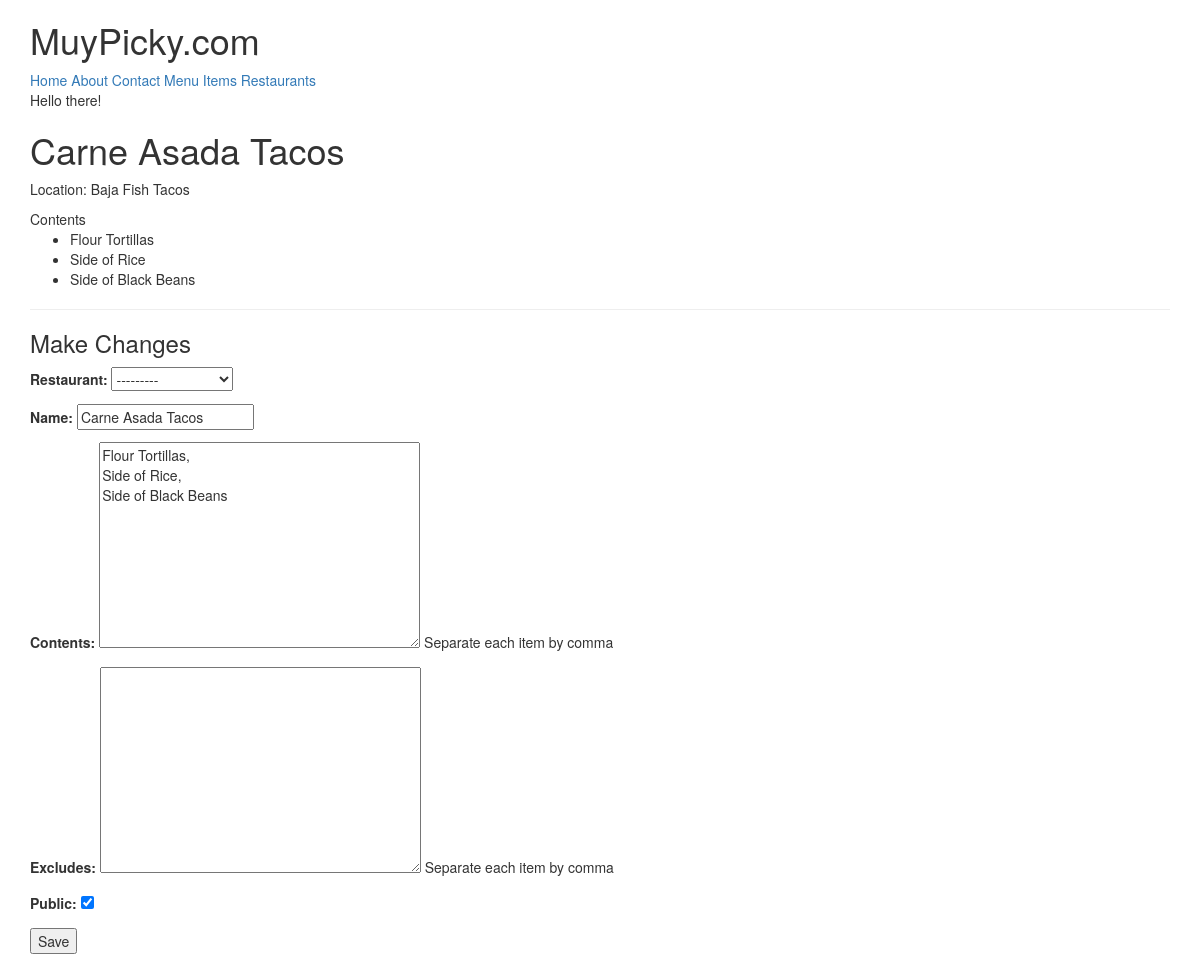
Page /items/2/ (signed in) on the committed database.
### menus/models.py (models this page shows, shortened)
class Item(models.Model):
    user        = models.ForeignKey(settings.AUTH_USER_MODEL)
    restaurant  = models.ForeignKey(RestaurantLocation)
    name        = models.CharField(max_length=120)
    contents    = models.TextField(help_text='Separate each item by comma')
    excludes    = models.TextField(blank=True, null=True, help_text='Separate each item by comma')
    public      = models.BooleanField(default=True)
    timestamp   = models.DateTimeField(auto_now_add=True)
    updated     = models.DateTimeField(auto_now=True)
    class Meta:
        ordering = ['-updated', '-timestamp']
    def get_contents(self):
        return self.contents.split(",")

### restaurants/models.py (models this page shows, shortened)
class RestaurantLocation(models.Model):
    owner       = models.ForeignKey(User) # Django Models Unleashed JOINCFE.com
    name        = models.CharField(max_length=120)
    location    = models.CharField(max_length=120, null=True, blank=True)
    category    = models.CharField(max_length=120, null=True, blank=True, validators=[validate_category])
    timestamp   = models.DateTimeField(auto_now_add=True)
    updated     = models.DateTimeField(auto_now=True)
    slug        = models.SlugField(null=True, blank=True)
    def __str__(self):
        return self.name

### menus/views.py (the view)
# urls.py: url(r'^(?P<pk>\d+)/$', ItemUpdateView.as_view(), name='detail'),
class ItemUpdateView(UpdateView,LoginRequiredMixin):
    template_name = 'menus/detail-update.html'
    form_class = ItemForm
    def get_queryset(self):
        return Item.objects.filter(user=self.request.user)
    def get_form_kwargs(self):
        kwargs = super(ItemUpdateView,self).get_form_kwargs()
        kwargs['user'] = self.request.user
        return kwargs
    def get_context_data(self, *args, **kwargs):
        context = super(ItemUpdateView, self).get_context_data(*args, **kwargs)
        context['title'] = 'Update Item'
        return context

### menus/forms.py
class ItemForm(forms.ModelForm):
    class Meta:
        model = Item
        fields = [
            'restaurant',
            'name',
            'contents',
            'excludes',
            'public',
        ]
    def __init__(self, user=None, *args, **kwargs):
        print(user)
        super(ItemForm, self).__init__(*args,**kwargs)
        self.fields['restaurant'].queryset = RestaurantLocation.objects.filter(owner=user) #.exclude(item__isnull=False) - This exclude is used to remove restaurants which are already used as relation !

### menus/templates/menus/detail-update.html (shortened to what this page needs)
{% extends "base.html" %}
{% block content %}
<h1>{{ form.instance.name }}</h1>
<p>Location: {{ form.instance.restaurant.name }}</p>
{% if form.instance.contents %}
Contents
<ul>
    {% for item in form.instance.get_contents %}
    <li>{{ item }}</li>
    {% endfor %}
</ul>
{% endif %}
<hr/>
<h3>Make Changes</h3>
{% include 'snippets/form-snippet.html' with form=form %}
{% endblock %}

### templates/snippets/form-snippet.html (shortened to what this page needs)
<form method="POST"> {% csrf_token %}
    {{ form.as_p }}
    <button type="submit">Save</button>
</form>

### rows in the picture
Item: instance.name "Carne Asada Tacos", instance.restaurant.name "Baja Fish Tacos", restaurant "---------", contents "Flour Tortillas, Side of Rice, Side of Black Beans", public "☑"
RestaurantLocation: name "Carne Asada Tacos"

### other values in the picture
{{ item }} "Flour Tortillas" "Side of Rice" "Side of Black Beans"
